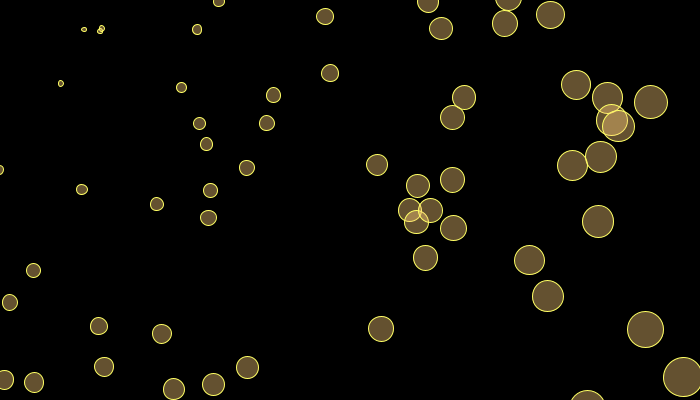
Frame 1 (no input)
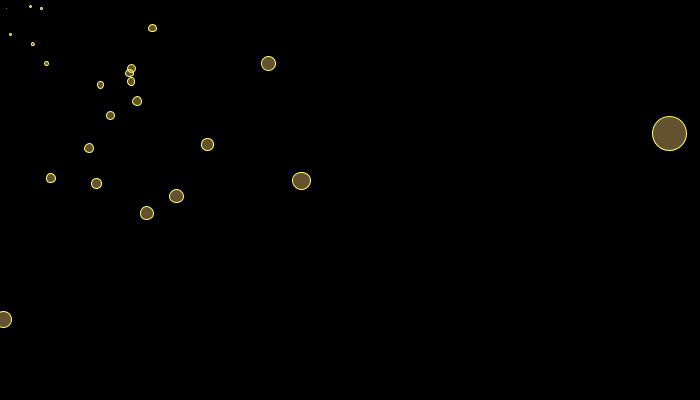
Frame 60 (the mouse pressed at the canvas centre just before this capture)
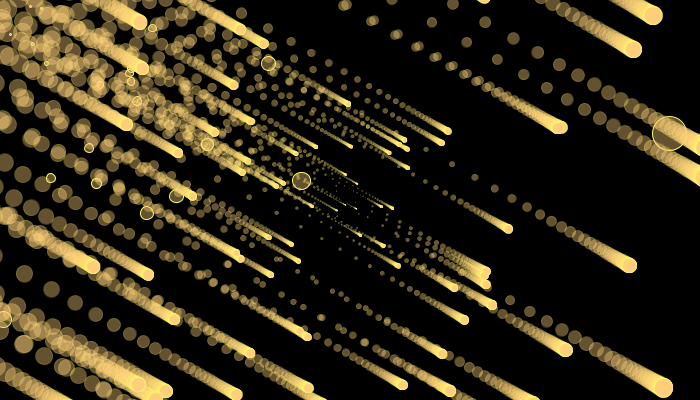
Frame 120 (the mouse held since frame 60 and released just before this capture)

The Processing sketch that drew these frames (run headless with seeded random() and noise(); from frame 60 on, the mouse is pressed at the canvas centre):

// Processing sketch: processing_36465
// ── processing_36465.pde

//GLOBAL VARIABLES
//Controls amount of objects
int reps = 100; 
float [] ypos = new float[reps]; 
float [] xpos = new float[reps];

//Used in to allow loops to refrence each instance
int instance = 0; 

//Provides a starting point value for the objects
int startingPointX= 350; 
int startingPointY= 350;

//Provides a refresh point value for when the objects touch the edge of the canvas
int refreshPoint = 50;

/*Variables that can be altered for mouseX and mouseY. 
 Important for 'follow the curser' effect*/
float mouseFollowX = 350;
float mouseFollowY = 200;

//A variable that controls the speed of the particles  
float speedX = 50.0;

//A varable for the colour changing function 
float change= 0;

//A varable for the shape changing function 
float shapes= 0;

//Variables used to tell the particles to appear at mouseFollowX or Y
float mouse = 0;
float mouse2 = 0;

void setup()
{
  //Basic setup
  size(700, 400);
  smooth();
  noCursor();

  //A loop provides a random startingPoint value to each object in the array.
  for (instance = 0; instance < reps; instance ++) {
    xpos[instance] = int(random(-startingPointX, startingPointX));
    ypos[instance] = int(random(-startingPointY, startingPointY));
  }
}

void draw()
{
  //Conditional to remove background if mousePressed.
  if (mousePressed) {
    stroke(255, 255, instance, 50);
  }
  else {
    background(0);
    stroke(255, 255, instance);
  }  

  for (instance = 0; instance < reps; instance ++) {

    /*Shapes follow the mouse be moving a small amout of the
     distance the mouse moves at time*/
    mouseFollowX = mouseFollowX+(mouseX-mouseFollowX)/730.0;
    mouseFollowY = mouseFollowY+(mouseY-mouseFollowY)/730.0;

    //Maps the particles to mouseFollow
    mouse = mouseFollowX-xpos[instance];
    mouse2 = mouseFollowY-ypos[instance];

    /*Determines the value of the speed by using the diffrence 
     between the middle of the canvas and the mouse location*/
    speedX=dist(width/2, height/2, mouseX, mouseY)/10000.0;

    /*Takes the x and y value of each instance in the array
     and adds a fraction of those values to the original value*/
    xpos[instance]= xpos[instance]+(xpos[instance])*speedX;
    ypos[instance]= ypos[instance]+(ypos[instance])*speedX;

    Colour();
    shapes();

    /*Code that sets the particles to return to an area near 
     the mouse which is defined by the refreshPoint variable. 
     Particles return if they reach a value eqivelent to the length
     of the cavas*/
    if ((xpos[instance] < -width) || (xpos[instance] > width) ||
      (ypos[instance] < -height) || ( ypos[instance] > height)) {
      xpos[instance] = random(-refreshPoint, refreshPoint);
      ypos[instance] = random(-refreshPoint, refreshPoint);
    }
  }
}

void Colour() {
  /*A percentage is calculated between the mouse and
   the value of the canvas size. The percentage is then
   applied to the fill so that it moves through all 255
   values gradually*/
  change =dist(width/2, height/2, mouseX, mouseY);
  change = change/(width/2);
  change = change*255;

  //Conditionals that depend on which quater of the screen the mouse is on
  if ((mouseX>width/2)&&(mouseY>height/2)) {
    fill(144, 0, change, 100);
  }
  else if ((mouseX>width/2)&&mouseY<height/2) {
    fill(144, change, 123, 100);
  }
  else if ((mouseX<width/2)&&mouseY<height/2) {
    fill(change, 207, 123, 100);
  }
  else if ((mouseX<width/2)&&mouseY<height/2) {
    fill(50, 0, change, 100);
  }
}

/*Changes the shape depending on mouseX and Y. 
 The shapes are drawn when this function is called*/
void shapes() {
  shapes = dist(mouseX, mouseY, mouse, mouse2);
  if ((mouseX>width/2)&&(mouseY>height/2)) {
    rect(mouse, mouse2, shapes/20.0, shapes/20.0);
  }
  else {
    ellipse(mouse, mouse2, shapes/20.0, shapes/20.0);
  }
}
